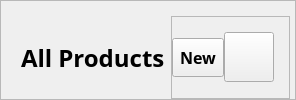
                 <widget class="QFrame" name="products_header_body">
                  <property name="frameShape">
                   <enum>QFrame::StyledPanel</enum>
                  </property>
                  <property name="frameShadow">
                   <enum>QFrame::Raised</enum>
                  </property>
                  <layout class="QHBoxLayout" name="horizontalLayout_22" stretch="5,2">
                   <property name="leftMargin">
                    <number>20</number>
                   </property>
                   <property name="topMargin">
                    <number>15</number>
                   </property>
                   <property name="rightMargin">
                    <number>5</number>
                   </property>
                   <property name="bottomMargin">
                    <number>0</number>
                   </property>
                   <item>
                    <widget class="QLabel" name="label_17">
                     <property name="font">
                      <font>
                       <family>Open Sans</family>
                       <pointsize>18</pointsize>
                       <weight>75</weight>
                       <bold>true</bold>
                      </font>
                     </property>
                     <property name="text">
                      <string>All Products</string>
                     </property>
                    </widget>
                   </item>
                   <item alignment="Qt::AlignRight">
                    <widget class="QFrame" name="frame_21">
                     <property name="frameShape">
                      <enum>QFrame::StyledPanel</enum>
                     </property>
                     <property name="frameShadow">
                      <enum>QFrame::Raised</enum>
                     </property>
                     <layout class="QHBoxLayout" name="horizontalLayout_23">
                      <property name="spacing">
                       <number>0</number>
                      </property>
                      <property name="leftMargin">
                       <number>0</number>
                      </property>
                      <property name="topMargin">
                       <number>0</number>
                      </property>
                      <property name="rightMargin">
                       <number>15</number>
                      </property>
                      <property name="bottomMargin">
                       <number>0</number>
                      </property>
                      <item alignment="Qt::AlignRight">
                       <widget class="QPushButton" name="new_sales_order_btn_2">
                        <property name="font">
                         <font>
                          <family>Open Sans</family>
                          <pointsize>12</pointsize>
                          <weight>75</weight>
                          <bold>true</bold>
                         </font>
                        </property>
                        <property name="focusPolicy">
                         <enum>Qt::NoFocus</enum>
                        </property>
                        <property name="styleSheet">
                         <string notr="true">padding: 7px;</string>
                        </property>
                        <property name="text">
                         <string>New</string>
                        </property>
                        <property name="icon">
                         <iconset>
                          <normaloff>img/plus 1.svg</normaloff>img/plus 1.svg</iconset>
                        </property>
                        <property name="iconSize">
                         <size>
                          <width>30</width>
                          <height>30</height>
                         </size>
                        </property>
                       </widget>
                      </item>
                      <item alignment="Qt::AlignRight">
                       <widget class="QPushButton" name="close_sales_order_btn_2">
                        <property name="maximumSize">
                         <size>
                          <width>50</width>
                          <height>50</height>
                         </size>
                        </property>
                        <property name="font">
                         <font>
                          <family>Open Sans</family>
                          <pointsize>12</pointsize>
                          <weight>75</weight>
                          <bold>true</bold>
                         </font>
                        </property>
                        <property name="focusPolicy">
                         <enum>Qt::NoFocus</enum>
                        </property>
                        <property name="styleSheet">
                         <string notr="true"/>
                        </property>
                        <property name="text">
                         <string/>
                        </property>
                        <property name="icon">
                         <iconset>
                          <normaloff>img/x.svg</normaloff>img/x.svg</iconset>
                        </property>
                        <property name="iconSize">
                         <size>
                          <width>30</width>
                          <height>30</height>
                         </size>
                        </property>
                       </widget>
                      </item>
                     </layout>
                    </widget>
                   </item>
                  </layout>
                 </widget>
